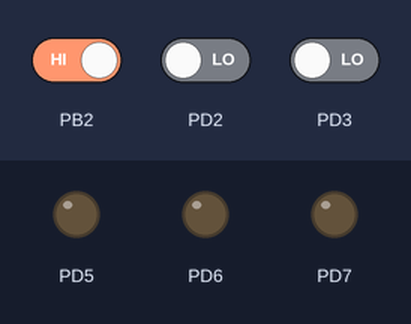
The program below on a simulated ATmega32, built with avr-gcc and emulated at 8 MHz. Parts: output pins drawn as LEDs (lit = HIGH). Inputs (shaded band) come from the test bench; at power-on: PB2 HIGH, PD2 LOW, PD3 LOW.

Above: at 1.2 s.
1.3 s: PB2 driven LOW
At 2.1 s:
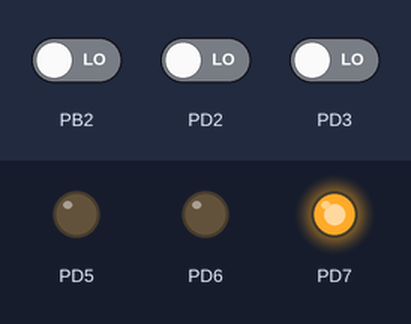
3.8 s: PD2 driven HIGH
At 4.5 s:
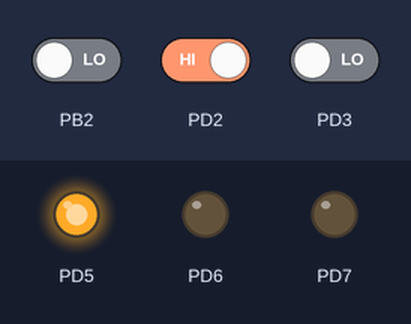
6.3 s: PD3 driven HIGH
At 7.1 s:
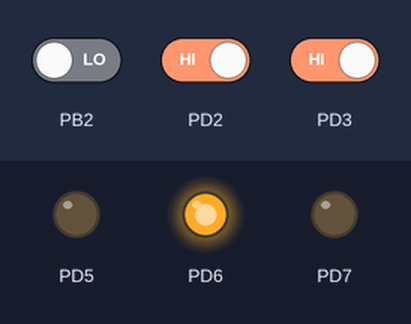
Timing chart, 0 to 9.3 s (numbered marks = the images above; inputs shaded):
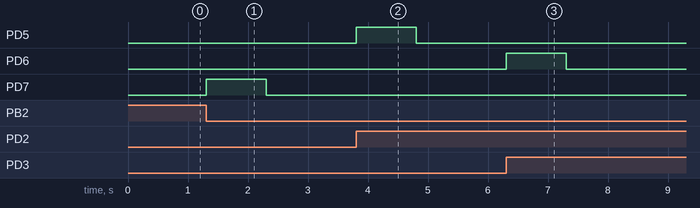

Measured:
- after the input at 1.3 s, PD7: LOW → HIGH at once, → LOW 1.0 s later
- after the input at 3.8 s, PD5: LOW → HIGH at once, → LOW 1.0 s later
- after the input at 6.3 s, PD6: LOW → HIGH at once, → LOW 1.0 s later

The program:

main.c
```c
/* main.c
 *
 *  Created on: Sep 5, 2024
 *      Author: thomas ashraf
 */


/*ATMEGA32
 *
 * this program used INT0 , INT1 ,INT2 to make interrupt to turn led for 1s
 *
 *   */

#include "stdio.h"
#include "avr/interrupt.h"
#include "avr/io.h"
#include "avr/delay.h"

//base address
#define   io_base     0x20
//EXTI
#define   GICR      *(volatile unsigned int *)(io_base+0x3B)//to enable the external bit interrupt
#define   GIFR      *(volatile unsigned int *)(io_base+0x3A)//to enable flag that clear directly
#define   MCUCSR     *(volatile unsigned int *)(io_base+0x34)//to detect edge INT2
#define   MCUCR      *(volatile unsigned int *)(io_base+0x35)//to detect edge INT0 , INT1


//AVR CPU
#define   SREG      *(volatile unsigned int *)(0x3F)//enable global interrupt

#define F_CPU 8000000ul

void IOPorts_INIT(void){
	// portD pin5 output--->led
	DDRD |=(1<<5);
	// portD pin6 output--->led
	DDRD |=(1<<6);
	// portD pin7 output--->led
	DDRD |=(1<<7);
	// portD pin2 input--->button
	DDRD &=~(1<<2);//--->INT0
	// portD pin3 input--->button
	DDRD &=~(1<<3);//--->INT1
	// portB pin2 input--->button
	DDRB &=~(1<<2);//--->INT2
}
void main(void){
	IOPorts_INIT();
	sei();
	//detect any logical change to INT0
	MCUCR |=(1<<0);
	//detect any rising edge to INT1
	MCUCR |=(1<<2);
	MCUCR |=(1<<3);
	//detect any falling edge to INT2
	MCUCSR &=~(1<<6);
	//enable PA0 to INT0
	GICR |=(1<<6);
	//enable PA0 to INT1
	GICR |=(1<<7);
	//enable PA0 to INT2
	GICR |=(1<<5);


	while(1){
		PORTD &=~(1<<5);
		PORTD &=~(1<<6);
		PORTD &=~(1<<7);
	}
}
ISR(INT0_vect){
	//turn on led in portD pin5
	PORTD |=(1<<5);
	//wait 1s
	_delay_ms(1000);
}
ISR(INT1_vect){
	//turn on led in portD pin6
	PORTD |=(1<<6);
	//wait 1s
	_delay_ms(1000);
}
ISR(INT2_vect){
	//turn on led in portD pin7
	PORTD |=(1<<7);
	//wait 1s
	_delay_ms(1000);
}
```
